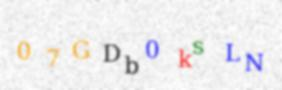
#> input picture samples_2/07GDb0ksLN.jpg, 282 x 90 px
$ python -i dataset2_processor.py   (imports and definitions only)
#> lines starting #> are read from the running program, lines starting #| are printed output that depends on the picture; after the words box and inside, x2 and y2 are one past the last pixel; in counts of white or black regions, pixels touching at a corner belong together
#> in process_image, img is the input picture: shape (90, 282, 3); mean B, G, R 237.4, 236.7, 237.9
import cv2
import numpy as np


def split(image):
    mser = cv2.MSER_create()

    _, rects = mser.detectRegions(image)

    # sort rectangles by left pixel
    rects = sorted(rects, key=lambda x: x[0])

    rects_in_rects = []
    for i, rect in enumerate(rects):
        if i == 0: continue
        if rect[0] >= rects[i-1][0] and rect[1] >= rects[i-1][1] and rect[0]+rect[2] <= rects[i-1][0]+rects[i-1][2] and rect[1]+rect[3] <= rects[i-1][1]+rects[i-1][3]:
            rects_in_rects.append(i)

    rects = np.delete(rects, rects_in_rects, axis=0)

    return rects


def transform_image(img):
    # make all gray pixel brighter than [200, 200, 200] white (to remove the background noise)
    img[np.where((img > [200, 200, 200]).all(axis=2))] = [255, 255, 255]
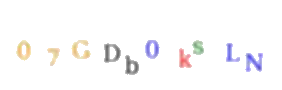
#> img: shape (90, 282, 3); mean B, G, R 250.1, 249.5, 250.5

    # convert the image to grayscale
    gray = cv2.cvtColor(img, cv2.COLOR_BGR2GRAY)
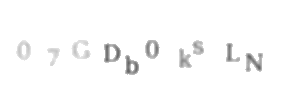
#> gray: shape (90, 282); min 101, max 255, mean 249.9

    # blur the image (to remove airtfacts)
    blurred = cv2.GaussianBlur(gray, (3, 3), 0)

    # sharpen the image (to make the letters clearer)
    sharpen_kernel = np.array([[-1,-1,-1], [-1,9,-1], [-1,-1,-1]])
    sharpen = cv2.filter2D(blurred, -1, sharpen_kernel)
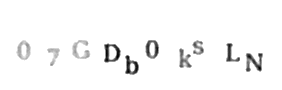
#> sharpen: shape (90, 282); min 0, max 255, mean 247.5

    # threshold image (to convert it to a binary image)
    _, thresh = cv2.threshold(sharpen, 220, 255, cv2.THRESH_BINARY)
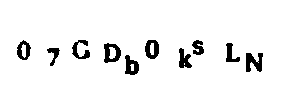
#> thresh: shape (90, 282); 93.7% white; 10 black regions, largest, box (x1, y1, x2, y2) and area: (246, 53, 263, 72) 214, (104, 43, 121, 63) 205, (145, 40, 159, 59) 180

    return thresh


def process_image(path):
    X = []
    # Read image
    img = cv2.imread(path)

    # Apply transformation
    img = transform_image(img)

    # Get rectangles
    rects = split(img)
#> in split, `_, rects = mser.detectRegions(image)`: rects = [[246, 53, 17, 19], [104, 43, 17, 20], [226, 43, 14, 19], [192, 40, 12, 15], [179, 48, 13, 20], [145, 40, 14, 19], [125, 55, 14, 20], [72, 40, 18, 19], [17, 40, 14, 20], [47, 48, 13, 18], [109, 47, 7, 12]]
#> in split, `rects = sorted(rects, key=lambda x: x[0])`: rects = [[17, 40, 14, 20], [47, 48, 13, 18], [72, 40, 18, 19], [104, 43, 17, 20], [109, 47, 7, 12], [125, 55, 14, 20], [145, 40, 14, 19], [179, 48, 13, 20], [192, 40, 12, 15], [226, 43, 14, 19], [246, 53, 17, 19]]
#> the loop in split, `for i, rect in enumerate(rects):` made 11 passes
#> after the loop in split, `for i, rect in enumerate(rects):`: rects_in_rects = [4]
#> in split, `rects = np.delete(rects, rects_in_rects, axis=0)`: rects = [[17, 40, 14, 20], [47, 48, 13, 18], [72, 40, 18, 19], [104, 43, 17, 20], [125, 55, 14, 20], [145, 40, 14, 19], [179, 48, 13, 20], [192, 40, 12, 15], [226, 43, 14, 19], [246, 53, 17, 19]]

    for rect in rects: X.append(cv2.resize(img[rect[1]:rect[1]+rect[3], rect[0]:rect[0]+rect[2]], (28, 28)))
#> this loop made 10 passes
#> after the loop, X = 10 items

    return X

>>> result = process_image('../samples_2/07GDb0ksLN.jpg')
#> result = 10 items

$ run again, on samples_2/0R16oVdaLw.jpg
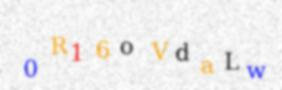
#> input picture samples_2/0R16oVdaLw.jpg, 282 x 90 px
#> in process_image, img is the input picture: shape (90, 282, 3); mean B, G, R 237.1, 237.6, 239
#> in transform_image, `sharpen = cv2.filter2D(blurred, -1, sharpen_kernel)`:
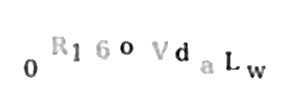
#> sharpen: shape (90, 282); min 0, max 255, mean 248.4
#> in transform_image, `_, thresh = cv2.threshold(sharpen, 220, 255, cv2.THRESH_BINARY)`:
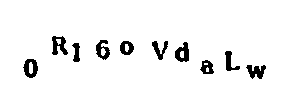
#> thresh: shape (90, 282); 94.2% white; 10 black regions, largest, box (x1, y1, x2, y2) and area: (52, 36, 68, 55) 178, (175, 42, 189, 62) 177, (23, 59, 38, 78) 176
#> in split, `_, rects = mser.detectRegions(image)`: rects = [[52, 36, 16, 19], [246, 65, 20, 14], [225, 51, 15, 20], [200, 60, 14, 14], [175, 42, 14, 20], [152, 41, 16, 19], [120, 41, 14, 14], [96, 40, 14, 20], [72, 43, 8, 19], [23, 59, 15, 19]]
#> in split, `rects = sorted(rects, key=lambda x: x[0])`: rects = [[23, 59, 15, 19], [52, 36, 16, 19], [72, 43, 8, 19], [96, 40, 14, 20], [120, 41, 14, 14], [152, 41, 16, 19], [175, 42, 14, 20], [200, 60, 14, 14], [225, 51, 15, 20], [246, 65, 20, 14]]
#> the loop in split, `for i, rect in enumerate(rects):` made 10 passes
#> after the loop in split, `for i, rect in enumerate(rects):`: rects_in_rects = []
#> the loop in process_image, `for rect in rects: X.append(cv2.resize(img[rect[1]:rect[1]+rect[3], re..` made 10 passes
#> after the loop in process_image, `for rect in rects: X.append(cv2.resize(img[rect[1]:rect[1]+rect[3], re..`: X = 10 items

$ run again, on samples_2/0u2U3V44hQ.jpg
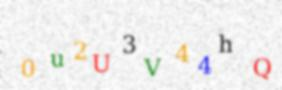
#> input picture samples_2/0u2U3V44hQ.jpg, 282 x 90 px
#> in process_image, img is the input picture: shape (90, 282, 3); mean B, G, R 236.1, 237.4, 239
#> in transform_image, `sharpen = cv2.filter2D(blurred, -1, sharpen_kernel)`:
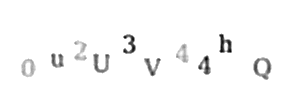
#> sharpen: shape (90, 282); min 0, max 255, mean 248.1
#> in transform_image, `_, thresh = cv2.threshold(sharpen, 220, 255, cv2.THRESH_BINARY)`:
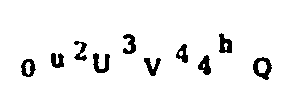
#> thresh: shape (90, 282); 93.8% white; 10 black regions, largest, box (x1, y1, x2, y2) and area: (253, 57, 272, 80) 224, (93, 53, 110, 73) 187, (219, 33, 232, 53) 171
#> in split, `_, rects = mser.detectRegions(image)`: rects = [[253, 57, 19, 23], [93, 53, 17, 20], [219, 33, 13, 20], [198, 55, 13, 20], [176, 44, 12, 19], [144, 58, 17, 18], [123, 34, 13, 20], [21, 59, 15, 18], [74, 41, 13, 20], [51, 53, 13, 15], [258, 61, 9, 12]]
#> in split, `rects = sorted(rects, key=lambda x: x[0])`: rects = [[21, 59, 15, 18], [51, 53, 13, 15], [74, 41, 13, 20], [93, 53, 17, 20], [123, 34, 13, 20], [144, 58, 17, 18], [176, 44, 12, 19], [198, 55, 13, 20], [219, 33, 13, 20], [253, 57, 19, 23], [258, 61, 9, 12]]
#> the loop in split, `for i, rect in enumerate(rects):` made 11 passes
#> after the loop in split, `for i, rect in enumerate(rects):`: rects_in_rects = [10]
#> in split, `rects = np.delete(rects, rects_in_rects, axis=0)`: rects = [[21, 59, 15, 18], [51, 53, 13, 15], [74, 41, 13, 20], [93, 53, 17, 20], [123, 34, 13, 20], [144, 58, 17, 18], [176, 44, 12, 19], [198, 55, 13, 20], [219, 33, 13, 20], [253, 57, 19, 23]]
#> the loop in process_image, `for rect in rects: X.append(cv2.resize(img[rect[1]:rect[1]+rect[3], re..` made 10 passes
#> after the loop in process_image, `for rect in rects: X.append(cv2.resize(img[rect[1]:rect[1]+rect[3], re..`: X = 10 items

$ run again, on samples_2/1LODfcMf74.jpg
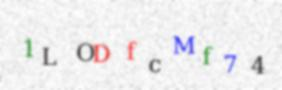
#> input picture samples_2/1LODfcMf74.jpg, 282 x 90 px
#> in process_image, img is the input picture: shape (90, 282, 3); mean B, G, R 237.6, 236.5, 237.3
#> in transform_image, `sharpen = cv2.filter2D(blurred, -1, sharpen_kernel)`:
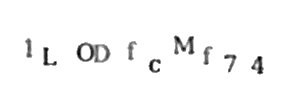
#> sharpen: shape (90, 282); min 0, max 255, mean 247.3
#> in transform_image, `_, thresh = cv2.threshold(sharpen, 220, 255, cv2.THRESH_BINARY)`:
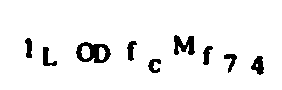
#> thresh: shape (90, 282); 94.1% white; 9 black regions, largest, box (x1, y1, x2, y2) and area: (76, 42, 111, 63) 407, (174, 35, 195, 55) 263, (251, 56, 264, 75) 154
#> in split, `_, rects = mser.detectRegions(image)`: rects = [[76, 42, 35, 21], [251, 56, 13, 19], [224, 54, 13, 19], [203, 46, 10, 19], [174, 35, 21, 20], [148, 59, 13, 14], [127, 41, 10, 20], [43, 47, 14, 19], [25, 38, 7, 20], [99, 47, 7, 13], [81, 46, 9, 13]]
#> in split, `rects = sorted(rects, key=lambda x: x[0])`: rects = [[25, 38, 7, 20], [43, 47, 14, 19], [76, 42, 35, 21], [81, 46, 9, 13], [99, 47, 7, 13], [127, 41, 10, 20], [148, 59, 13, 14], [174, 35, 21, 20], [203, 46, 10, 19], [224, 54, 13, 19], [251, 56, 13, 19]]
#> the loop in split, `for i, rect in enumerate(rects):` made 11 passes
#> after the loop in split, `for i, rect in enumerate(rects):`: rects_in_rects = [3]
#> in split, `rects = np.delete(rects, rects_in_rects, axis=0)`: rects = [[25, 38, 7, 20], [43, 47, 14, 19], [76, 42, 35, 21], [99, 47, 7, 13], [127, 41, 10, 20], [148, 59, 13, 14], [174, 35, 21, 20], [203, 46, 10, 19], [224, 54, 13, 19], [251, 56, 13, 19]]
#> the loop in process_image, `for rect in rects: X.append(cv2.resize(img[rect[1]:rect[1]+rect[3], re..` made 10 passes
#> after the loop in process_image, `for rect in rects: X.append(cv2.resize(img[rect[1]:rect[1]+rect[3], re..`: X = 10 items
